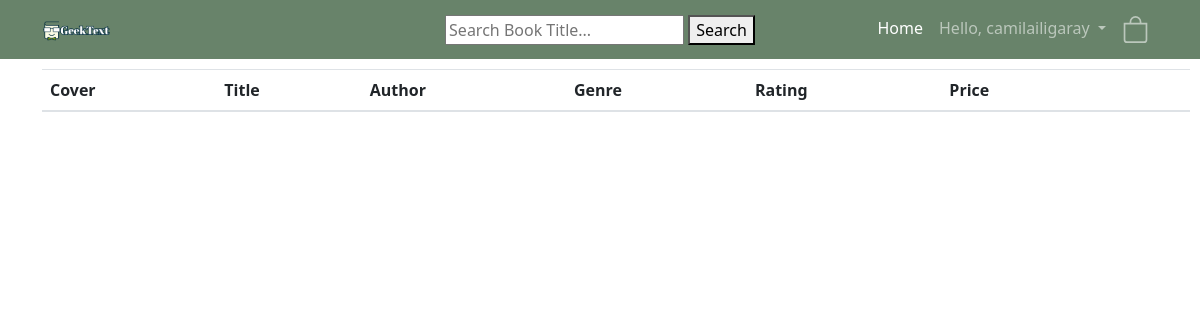
Page /wishlist/1 (signed in) on the earlier database version.
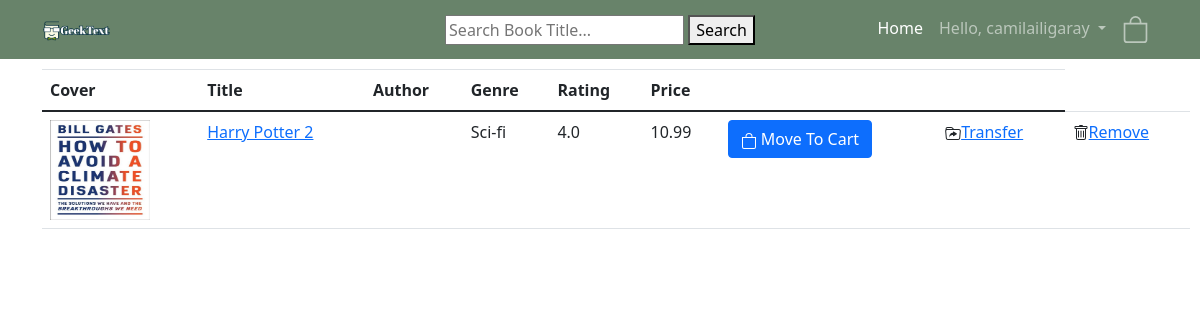
Same page on the later database version.
### bookdetails/models.py (models this page shows, shortened)
class Book(models.Model):
    authors = models.ManyToManyField(
        Author,
        related_name='booker',
    )
    def validate_rating(value):
        if value <= 5 and value >= 0:
            return value
        else:
            raise ValidationError("The rating is out of the bounds of 0 - 5")
    GENRES = (
        ('Sci-fi', 'Sci-fi'),
        ('Fantasy', 'Fantasy'),
        ('Children', 'Children'),
        ('Non-fiction', 'Non-fiction'),
        ('Others', 'Others'),
    )
    cover = models.ImageField(upload_to='bookImages', default='bookImages/No_image.jpg')
    title = models.CharField(max_length=200)
    genre = models.CharField(max_length=200, default='other', choices=GENRES)
    rating = models.DecimalField(max_digits=2, decimal_places=1, default=0, validators=[validate_rating])
    price = models.DecimalField(max_digits=6, decimal_places=2, default=0.00)
    description = models.CharField(max_length=4000)
    publisher = models.CharField(max_length=200, default='Unknown')
    release_date = models.DateField(default='Unknown')

### wishlist/views.py (the view)
# urls.py: path("<int:id>", views.index, name="index"),
def index(response, id):  # good to go
    wl = WishList.objects.get(id=id)
    global wishlist_id
    wishlist_id = id
    bk = wl.book.all()
    return render(response, "wishlist/list.html", {"bk": bk})

### wishlist/templates/wishlist/list.html (shortened to what this page needs)
{% extends 'onlinelibrary/base.html' %}
{% block content %}
    <ul>
       <table class="table">
            <thead>
                <tr>
                    <th>Cover</th>
                    <th>Title</th>
                    <th>Author</th>
                    <th>Genre</th>
                    <th>Rating</th>
                    <th>Price</th>
                    <th></th>
                    <th></th>
                </tr>
            </thead>
        {% for book in bk %}
            <tr>
                <td><img src="{{book.cover.url}}" alt="" width="100" height="100"></td>
                <td><a href="#">{{book.title}}</a></td></a></td>
                <td>{{book.author}}</a></td>
                <td>{{book.genre}}</a></td>
                <td>{{book.rating}}</a></td>
                <td>{{book.price}}</a></td>
                <td>
                    <form action="{% url 'move_to_cart' book.id%}" method="POST">
                        <button type="submit", name="MoveToCart", class="btn btn-primary">
                            <svg xmlns="http://www.w3.org/2000/svg" width="16" height="16" fill="currentColor" class="bi bi-bag" viewBox="0 0 16 16">
                                <path d="M8 1a2.5 2.5 0 0 1 2.5 2.5V4h-5v-.5A2.5 2.5 0 0 1 8 1zm3.5 3v-.5a3.5 3.5 0 1 0-7 0V4H1v10a2 2 0 0 0 2 2h10a2 2 0 0 0 2-2V4h-3.5zM2 5h12v9a1 1 0 0 1-1 1H3a1 1 0 0 1-1-1V5z"/>
                            </svg>
                            Move To Cart
                        </button>
                    </form>
                </td>
                <td><a href="#">Transfer</a></td>
                <td><a href="{% url 'remove_book' book.id %}">Remove</a></td>
            </tr>
        {% endfor %}
       </table>
    </ul>
{% endblock %}

Differences in the rows shown:
added Book: cover (picture), title "Harry Potter 2", genre "Sci-fi", rating "4.0", price "10.99"
